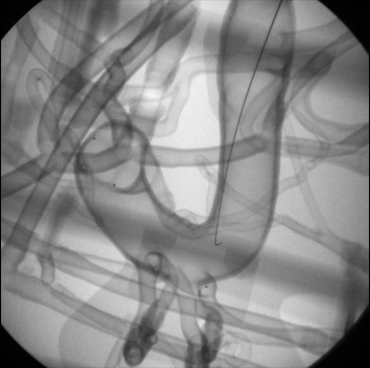
#> input picture notebooks/TestImg.png, 370 x 368 px
$ jupyter execute image_manipulation.ipynb
#> lines starting #> are read from the running program, lines starting #| are printed output that depends on the picture
[cell 1]
import numpy as np
import matplotlib.pyplot as plt
import cv2
import skimage

from PIL import Image

[cell 2]
img = Image.open("TestImg.png")
#> img is the input picture: PIL image 370x368 RGBA; mean R, G, B, A 136.2, 136.2, 136.2, 255
img = np.array(img)

plt.imshow(img)

[cell 3]
# Make image grayscale.
img = cv2.cvtColor(img, cv2.COLOR_BGR2GRAY)
#> img: shape (368, 370)

plt.imshow(img, cmap = "gray")

[cell 4]
img = img[100:400, 150:400]
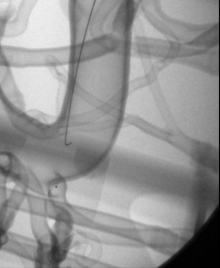
#> img: shape (268, 220); min 0, max 240, mean 148.6

plt.imshow(img, cmap = "gray")

[cell 5]
img = skimage.exposure.adjust_gamma(img, 3)
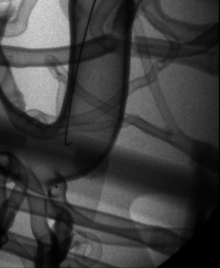
#> img: shape (268, 220); min 0, max 213, mean 63

plt.imshow(img, cmap = "gray")

[cell 6]
img = skimage.filters.gaussian(img, sigma=0.5)

plt.imshow(img, cmap = "gray")

[cell 7]
img = skimage.filters.hessian(img, sigmas = [0.9])
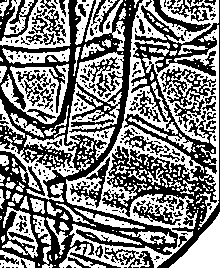
#> img: shape (268, 220) float64; min 1.11e-16, max 1, mean 0.508

plt.imshow(img, cmap = "gray")
